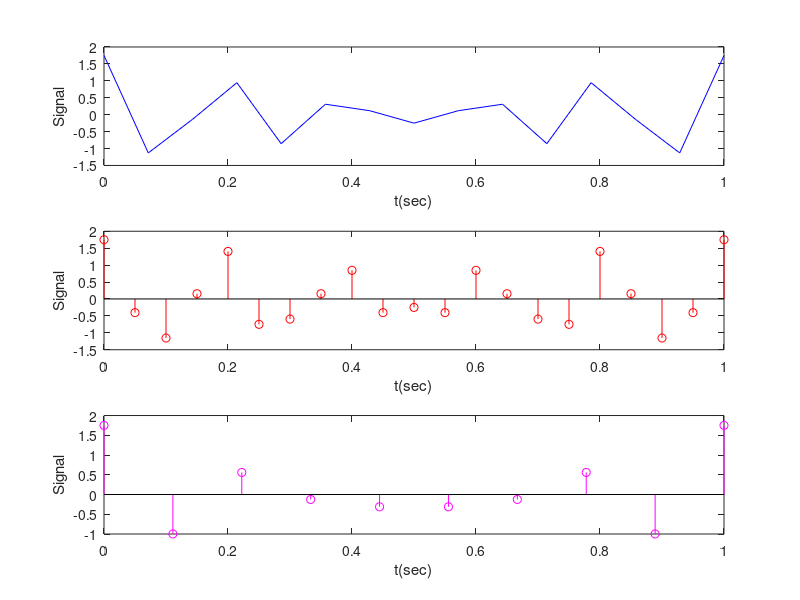

The MATLAB source for this figure: (Note: this script raises an error after producing the figure.)
%Question 1:
%Part 1:
a = 1 + mod(30,3);
t = [0:0.001:1/a];
x1 = inline("a*cos(2*pi*5*a*t)",'a','t');
x2 = inline("(a/2)*cos(2*pi*6*a*t)",'a','t');
x3 = inline("(a/4)*cos(2*pi*10*a*t)",'a','t');
hold on
plot(t,x1(a,t),'m')
plot(t,x2(a,t),'b')
plot(t,x3(a,t),'r')
ylabel('Signal');
xlabel('t(sec)');
legend('x1','x2','x3')
hold off


%Part 2:
s = x1(a,t)+x2(a,t)+x3(a,t);
plot(t,s,'r')
ylabel('Signal');
xlabel('t(sec)');

%Part 3:

%a
Fs = 14*a;
T = 1/Fs;
t =[0:T:a];
s = x1(a,t)+x2(a,t)+x3(a,t);
subplot(3,1,1)
stem(t,s,'b')
ylabel('Signal');
xlabel('t(sec)');
title('Discretization')

%b
Fs = 20*a;
T = 1/Fs;
t =[0:T:a];
s = x1(a,t)+x2(a,t)+x3(a,t);
subplot(3,1,2)
stem(t,s,'r')
ylabel('Signal');
xlabel('t(sec)');

%c
Fs = 9*a;
T = 1/Fs;
t =[0:T:a];
s = x1(a,t)+x2(a,t)+x3(a,t);
subplot(3,1,3)
stem(t,s,'m')
ylabel('Signal');
xlabel('t(sec)');


%Part 4:
%a
Fs = 14*a;
T = 1/Fs;
t =[0:T:a];
s = x1(a,t)+x2(a,t)+x3(a,t);
subplot(3,1,1)
plot(t,s,'b')
ylabel('Signal');
xlabel('t(sec)');
title('Linear interpolation','12')

%b
Fs = 20*a;
T = 1/Fs;
t =[0:T:a];
s = x1(a,t)+x2(a,t)+x3(a,t);
subplot(3,1,2)
plot(t,s,'r')
ylabel('Signal');
xlabel('t(sec)');

%c
Fs = 9*a;
T = 1/Fs;
t =[0:T:a];
s = x1(a,t)+x2(a,t)+x3(a,t);
subplot(3,1,3)
plot(t,s,'m')
ylabel('Signal');
xlabel('t(sec)');

%Part 5:
%a
fs = 14*a;
T = 1/fs;
t =[0:T:a-T];
s = x1(a,t)+x2(a,t)+x3(a,t);
N=length(s);
y=fft(s,N); 
z=fftshift(y); 
f_vec=[0:1:N-1]*fs/N-fs/2; 
amplitude_spectra=abs(z)/fs; 
figure;stem(f_vec,abs(amplitude_spectra).^2);
xlabel('Frequency [Hz]')
ylabel('Energy/Hz')
title('Energy density spectrum')
grid on
set(gcf,'color','w');
axis tight
%calculate total energy
Eg=sum(s.^2)*T 

%b
fs = 20*a;
T = 1/fs;
t =[0:T:a-T];
s = x1(a,t)+x2(a,t)+x3(a,t);
N=length(s);
y=fft(s,N); 
z=fftshift(y); 
f_vec=[0:1:N-1]*fs/N-fs/2; 
amplitude_spectra=abs(z)/fs; 
figure;stem(f_vec,abs(amplitude_spectra).^2);
xlabel('Frequency [Hz]')
ylabel('Energy/Hz')
title('Energy density spectrum')
grid on
set(gcf,'color','w');
axis tight
Eg=sum(s.^2)*T 

%c
fs = 9*a;
T = 1/fs;
t =[0:T:a-T];
s = x1(a,t)+x2(a,t)+x3(a,t);
N=length(s);
y=fft(s,N); 
z=fftshift(y); 
f_vec=[0:1:N-1]*fs/N-fs/2; 
amplitude_spectra=abs(z)/fs; 
figure;stem(f_vec,abs(amplitude_spectra).^2);
xlabel('Frequency [Hz]')
ylabel('Energy/Hz')
title('Energy density spectrum')
grid on
set(gcf,'color','w');
axis tight
Eg=sum(s.^2)*T 



%Question 2:
% Upsampling
Fs = 10;
t = linspace(0,1,Fs);
Do = sin(2*pi*261.63*t);
Re = sin(2*pi*293.66*t);
Mi = sin(2*pi*329.63*t);
Fa = sin(2*pi*349.23*t);
So = sin(2*pi*392.00*t);
La = sin(2*pi*220.00*t);
Ti = sin(2*pi*246.94*t);
z = [Do,Re,Mi,Fa,So,La,Ti];
figure;
subplot(2,1,1)
plot(z)
ylabel('Signal');
xlabel('t(sec)');
title('Upsampling')

y1 = upsample(z,5);
subplot(2,1,2)
plot(y1)
ylabel('Signal');
xlabel('t(sec)');

% Downsampling
Fs = 80;
t = linspace(0,1,Fs);
Do = sin(2*pi*261.63*t);
Re = sin(2*pi*293.66*t);
Mi = sin(2*pi*329.63*t);
Fa = sin(2*pi*349.23*t);
So = sin(2*pi*392.00*t);
La = sin(2*pi*220.00*t);
Ti = sin(2*pi*246.94*t);
z = [Do,Re,Mi,Fa,So,La,Ti];
figure;
subplot(2,1,1)
plot(z);
ylabel('Signal');
xlabel('t(sec)');
title('Downsampling')

y2 = downsample(z,3);
subplot(2,1,2)
plot(y2);
ylabel('Signal');
xlabel('t(sec)');

% For audio 
Fs = 44100;
t = linspace(0,5,20000);
Do = sin(2*pi*261.63*t);
Re = sin(2*pi*293.66*t);
Mi = sin(2*pi*329.63*t);
Fa = sin(2*pi*349.23*t);
So = sin(2*pi*392.00*t);
La = sin(2*pi*220.00*t);
Ti = sin(2*pi*246.94*t);
z = [Do,Re,Mi,Fa,So,La,Ti];
audiowrite('Tone.wav',z,Fs);
%sound(z,44100);
%sound(z,22050);
%sound(z,10250);


%Question 3:
[s,Fs] =audioread('Track001.wav');
y1 = downsample(s,2);
y2 = upsample(s,3);
%sound(y1,Fs)
%sound(y2,Fs)